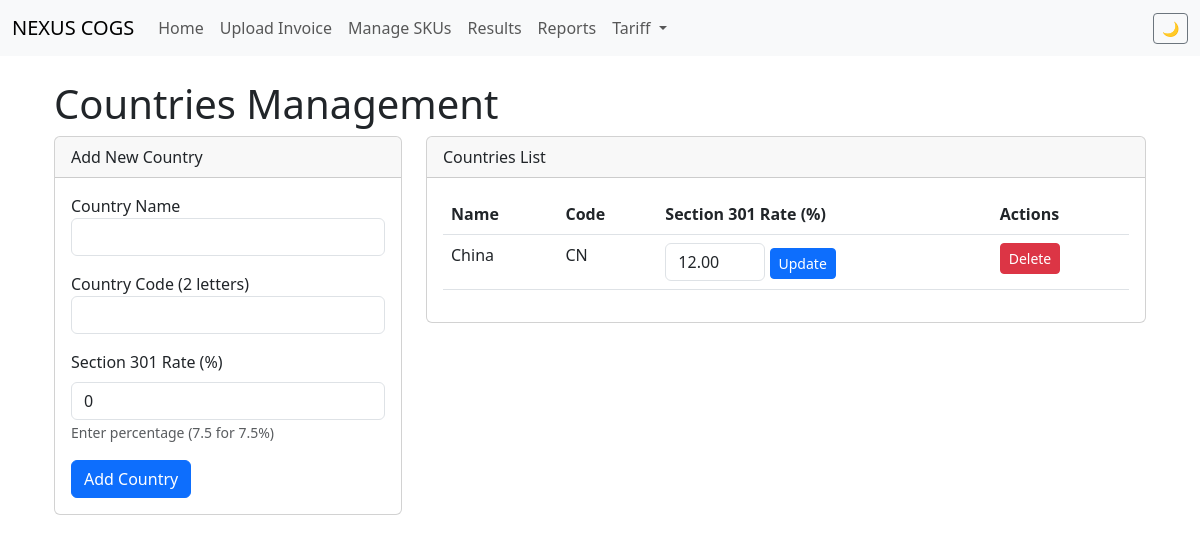
/tariff/countries/, run on an earlier commit of the app's database.
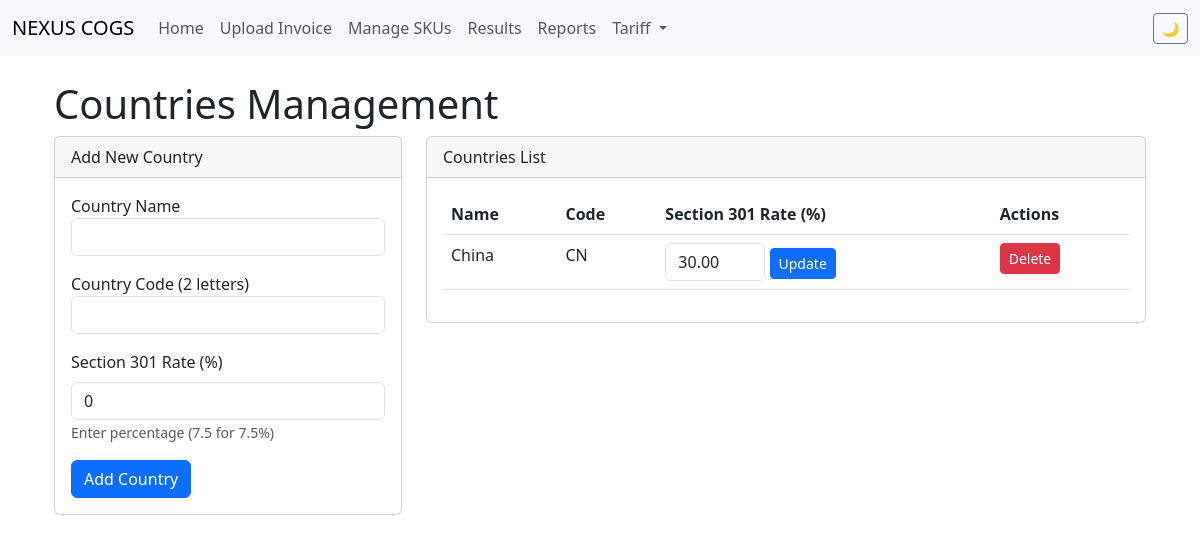
And on a later commit of the database.
### tariff/models.py (models this page shows, shortened)
class Country(models.Model):
    name = models.CharField(max_length=100, unique=True)
    code = models.CharField(max_length=2, unique=True)  # ISO code
    section_301_rate = models.DecimalField(
        max_digits=5,
        decimal_places=2,
        default=0.0,
        help_text="Section 301 duty rate percentage (e.g., 7.5 for 7.5%)"
    )
    created_at = models.DateTimeField(auto_now_add=True)
    class Meta:
        ordering = ['name']
        verbose_name_plural = "Countries"

### tariff/views.py (the view, shortened to what this page needs)
# urls.py: path('countries/', views.countries_view, name='tariff_countries'),
def countries_view(request):
    countries = Country.objects.all()
    return render(request, 'tariff/countries.html', {'countries': countries})

### templates/tariff/countries.html (shortened to what this page needs)
{% extends 'base.html' %}
{% block content %}
<div class="container">
    <h1>Countries Management</h1>
    <div class="row">
        <div class="col-md-4">
            <div class="card">
                <div class="card-header">Add New Country</div>
                <div class="card-body">
                    <form method="post">
                        <div class="mb-3">
                            <label>Country Name</label>
                            <input type="text" name="name" class="form-control" required>
                        </div>
                        <div class="mb-3">
                            <label>Country Code (2 letters)</label>
                            <input type="text" class="form-control" id="countryCode" name="code" maxlength="2" required>
                        </div>
                        <div class="mb-3">
                            <label for="section301Rate" class="form-label">Section 301 Rate (%)</label>
                            <input type="number" class="form-control" id="section301Rate" name="section_301_rate"
                                   step="0.01" min="0" max="100" placeholder="e.g., 7.5" value="0">
                            <small class="form-text text-muted">Enter percentage (7.5 for 7.5%)</small>
                        </div>
                        <button type="submit" name="add_country" class="btn btn-primary">Add Country</button>
                    </form>
                </div>
            </div>
        </div>
        <div class="col-md-8">
            <div class="card">
                <div class="card-header">Countries List</div>
                <div class="card-body">
                    <table class="table">
                        <thead>
                            <tr>
                                <th>Name</th>
                                <th>Code</th>
                                <th>Section 301 Rate (%)</th>
                                <th>Actions</th>
                            </tr>
                        </thead>
                        <tbody>
                            {% for country in countries %}
                            <tr>
                                <td>{{ country.name }}</td>
                                <td>{{ country.code }}</td>
                                <td>
                                    <form method="post" style="display:inline;">
                                        <input type="number" name="section_301_rate" class="form-control d-inline-block"
                                               style="width: 100px; display: inline-block !important;"
                                               step="0.01" min="0" max="100" value="{{ country.section_301_rate }}">
                                        <button type="submit" name="update_country" class="btn btn-sm btn-primary">Update</button>
                                    </form>
                                </td>
                                <td>
                                    <form method="post" style="display:inline;">
                                        <button type="submit" name="delete_country" class="btn btn-sm btn-danger">Delete</button>
                                    </form>
                                </td>
                            </tr>
                            {% empty %}
                            <tr>
                                <td colspan="3">No countries added yet</td>
                            </tr>
                            {% endfor %}
                        </tbody>
                    </table>
                </div>
            </div>
        </div>
    </div>
</div>
{% endblock %}

What changed in the data, as far as the page shows it:
changed Country "China": section_301_rate "12.00" → "30.00"
